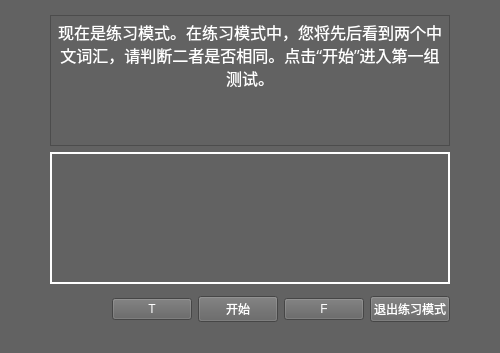
<?xml version="1.0" encoding="UTF-8"?>
<ui version="4.0">
 <class>MainWindow</class>
 <widget class="QMainWindow" name="MainWindow">
  <property name="geometry">
   <rect>
    <x>0</x>
    <y>0</y>
    <width>500</width>
    <height>353</height>
   </rect>
  </property>
  <property name="windowTitle">
   <string>MainWindow</string>
  </property>
  <property name="styleSheet">
   <string notr="true">background-color:rgb(98,98,98)</string>
  </property>
  <widget class="QWidget" name="centralwidget">
   <layout class="QHBoxLayout" name="horizontalLayout">
    <item>
     <layout class="QGridLayout" name="gridLayout">
      <item row="0" column="0" colspan="7">
       <widget class="QWidget" name="widget_6" native="true"/>
      </item>
      <item row="1" column="6" rowspan="4">
       <widget class="QWidget" name="widget_5" native="true"/>
      </item>
      <item row="1" column="0" rowspan="4">
       <widget class="QWidget" name="widget" native="true"/>
      </item>
      <item row="1" column="1" colspan="5">
       <widget class="QTextBrowser" name="textBrowser">
        <property name="minimumSize">
         <size>
          <width>400</width>
          <height>0</height>
         </size>
        </property>
        <property name="maximumSize">
         <size>
          <width>16777215</width>
          <height>197</height>
         </size>
        </property>
        <property name="font">
         <font>
          <family>楷体</family>
         </font>
        </property>
        <property name="styleSheet">
         <string notr="true"/>
        </property>
        <property name="html">
         <string>&lt;!DOCTYPE HTML PUBLIC &quot;-//W3C//DTD HTML 4.0//EN&quot; &quot;http://www.w3.org/TR/REC-html40/strict.dtd&quot;&gt;
&lt;html&gt;&lt;head&gt;&lt;meta name=&quot;qrichtext&quot; content=&quot;1&quot; /&gt;&lt;style type=&quot;text/css&quot;&gt;
p, li { white-space: pre-wrap; }
&lt;/style&gt;&lt;/head&gt;&lt;body style=&quot; font-family:'楷体'; font-size:9pt; font-weight:400; font-style:normal;&quot;&gt;
&lt;p align=&quot;center&quot; style=&quot; margin-top:12px; margin-bottom:12px; margin-left:0px; margin-right:0px; -qt-block-indent:0; text-indent:0px;&quot;&gt;&lt;span style=&quot; font-family:'SimSun'; font-size:12pt; color:#ffffff;&quot;&gt;现在是练习模式。在练习模式中，您将先后看到两个中文词汇，请判断二者是否相同。点击“开始”进入第一组测试。&lt;/span&gt;&lt;/p&gt;&lt;/body&gt;&lt;/html&gt;</string>
        </property>
       </widget>
      </item>
      <item row="2" column="1" colspan="5">
       <widget class="QLabel" name="label">
        <property name="minimumSize">
         <size>
          <width>0</width>
          <height>132</height>
         </size>
        </property>
        <property name="font">
         <font>
          <family>Adobe 宋体 Std L</family>
          <pointsize>48</pointsize>
         </font>
        </property>
        <property name="styleSheet">
         <string notr="true">color:rgb(255,255,255);
border:2px solid rgb(255,255,255);</string>
        </property>
        <property name="text">
         <string/>
        </property>
        <property name="alignment">
         <set>Qt::AlignCenter</set>
        </property>
       </widget>
      </item>
      <item row="4" column="5">
       <widget class="QPushButton" name="exitButton">
        <property name="styleSheet">
         <string notr="true">color:rgb(255,255,255)</string>
        </property>
        <property name="text">
         <string>退出练习模式</string>
        </property>
       </widget>
      </item>
      <item row="4" column="4">
       <widget class="QPushButton" name="FalseButton">
        <property name="styleSheet">
         <string notr="true">color:rgb(255,255,255)</string>
        </property>
        <property name="text">
         <string>F</string>
        </property>
       </widget>
      </item>
      <item row="4" column="2">
       <widget class="QPushButton" name="trueButton">
        <property name="styleSheet">
         <string notr="true">color:rgb(255,255,255)</string>
        </property>
        <property name="text">
         <string>T</string>
        </property>
       </widget>
      </item>
      <item row="4" column="3">
       <widget class="QPushButton" name="start_confirm_button">
        <property name="styleSheet">
         <string notr="true">color:rgb(255,255,255)</string>
        </property>
        <property name="text">
         <string>开始</string>
        </property>
       </widget>
      </item>
     </layout>
    </item>
   </layout>
  </widget>
  <widget class="QStatusBar" name="statusbar"/>
 </widget>
 <resources/>
 <connections/>
</ui>
